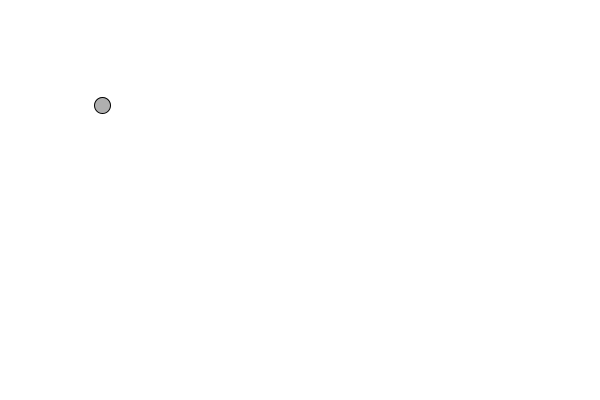
Frame 1 (no input)
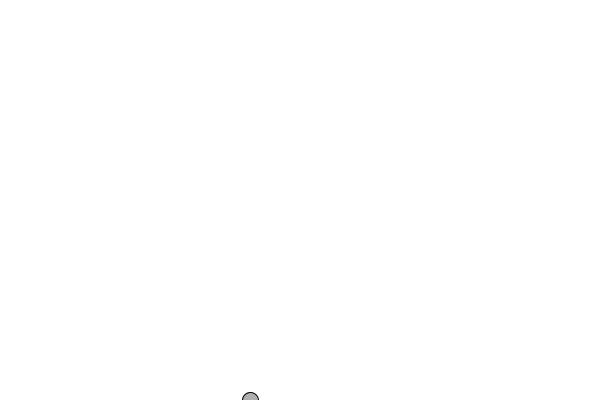
Frame 60 (the mouse pressed at the canvas centre just before this capture)
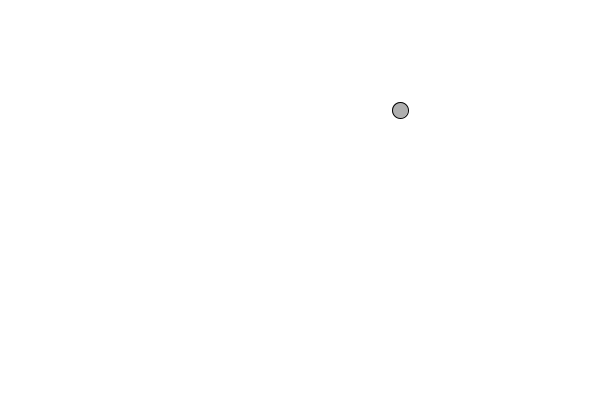
Frame 120 (the mouse held since frame 60 and released just before this capture)

The Processing sketch that drew these frames (run headless with seeded random() and noise(); from frame 60 on, the mouse is pressed at the canvas centre):

// Processing sketch: vectorMotion
// ── vectorMotion.pde
PVector velocity;
PVector location;

void setup() {
  size(600, 400);
  background(255);
  location = new PVector(100, 100);
  velocity = new PVector(2.5, 5);
}

void draw() {
  background(255);
  
  location.add(velocity);
  if ((location.getX() > width || location.getX() < 0)) {
    velocity.setX(velocity.getX() * -1);
  }
  if ((location.getY() > height || location.getY() < 0)) {
    velocity.setY(velocity.getY() * -1);
  }
  
  stroke(0);
  fill(175);
  ellipse(location.getX(), location.getY(), 16, 16);
  
}

// ── PVector.pde

class PVector {
  private float x;
  private float y;
  
  public PVector(float x_, float y_) {
    x = x_;
    y = y_;
  }
  
  public float getX() {
    return x;
  }
  public float getY() {
    return y;
  }
  public void setX(float x_) {
    x = x_;
  }
  public void setY(float y_) {
    y = y_;
  }
  public void add(PVector v) {
    x += v.getX();
    y += v.getY();
  }
}
